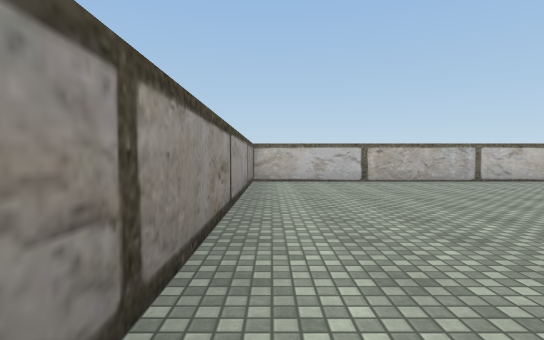
View 1 (above)

21 first-person views from a walk through a scene from a Unity 3-D project. The camera is 1.2 m above the floor, tilts 2° down and sees 80° across. The floor is counted in squares, 2 m on a side. Each view is taken from the middle of a square. On the plan, view 1 faces up. The plan holds only what a view shows up to about 10 squares ahead; the rest is blank. The place goes on beyond the plan. The player is left out. Some surface patterns are stand-ins.

View 2
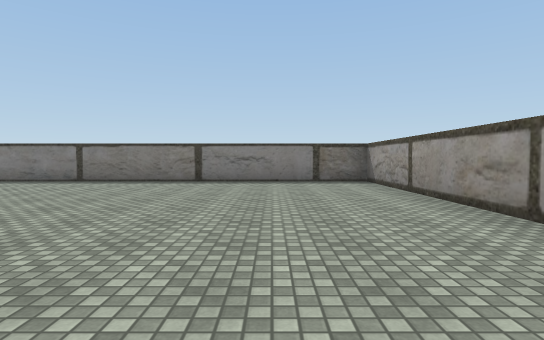

View 3
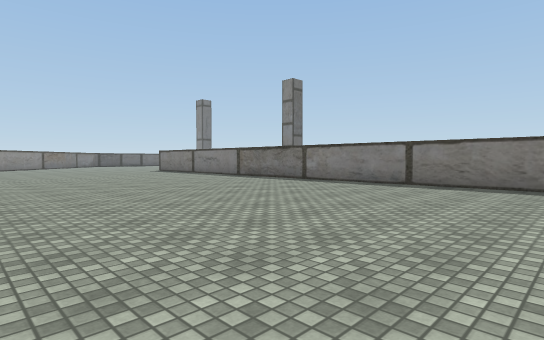

View 4
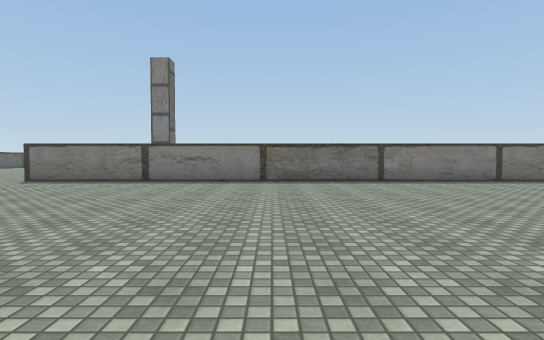

View 5
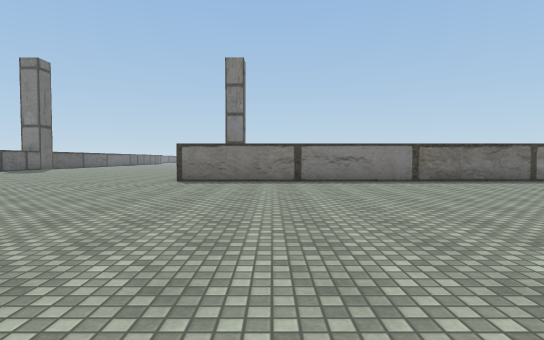

View 6
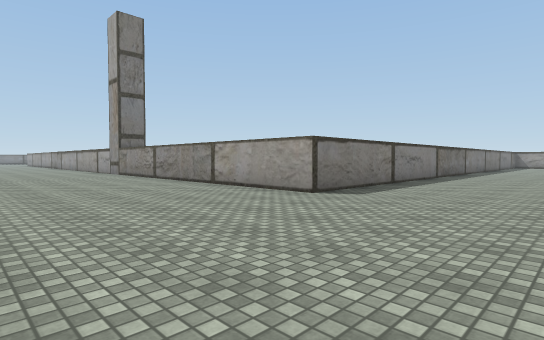

View 7
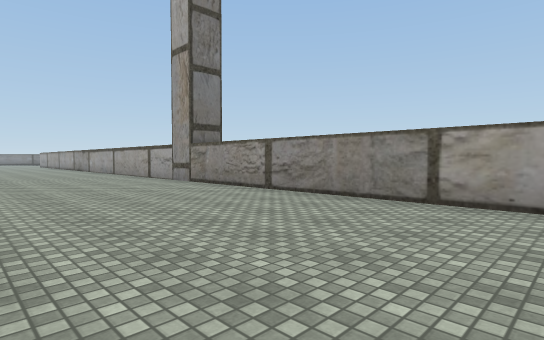

View 8
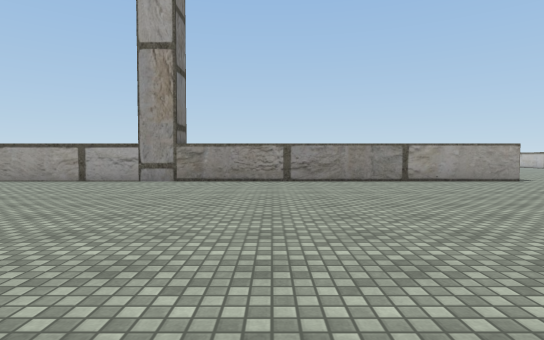

View 9
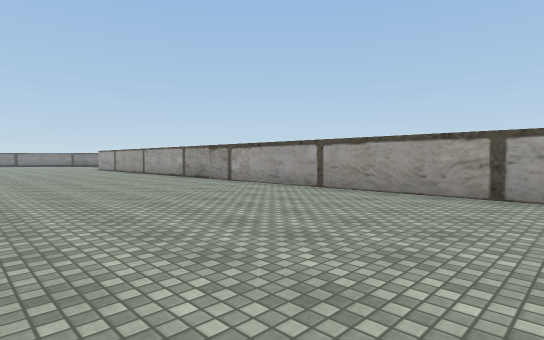

View 10
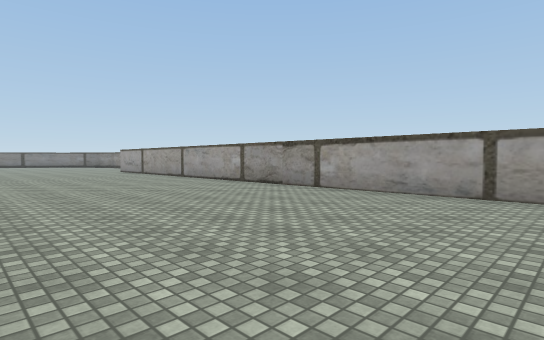

View 11
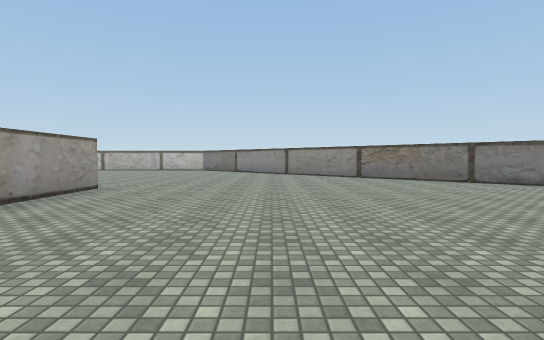

View 12
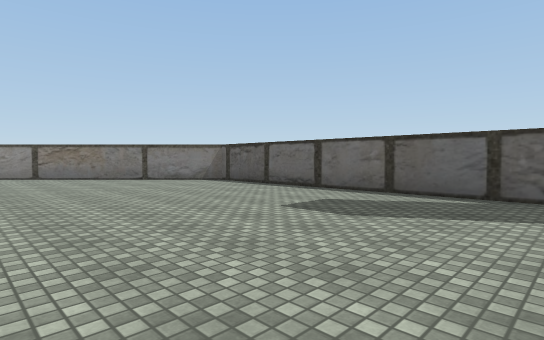

View 13
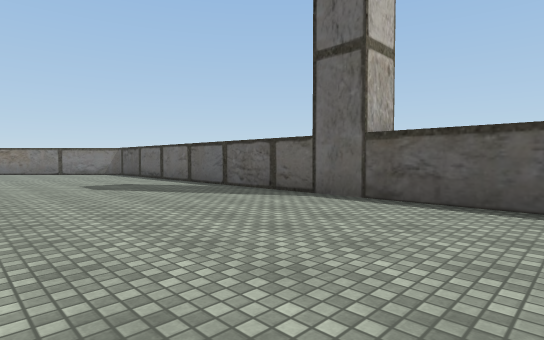

View 14
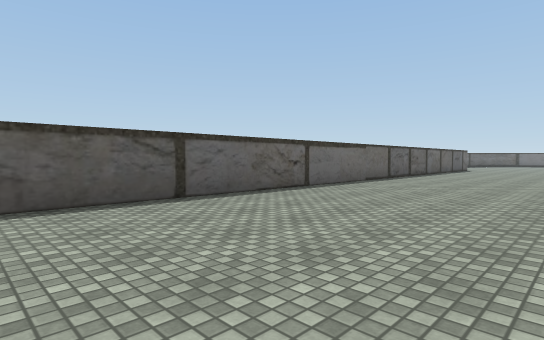

View 15
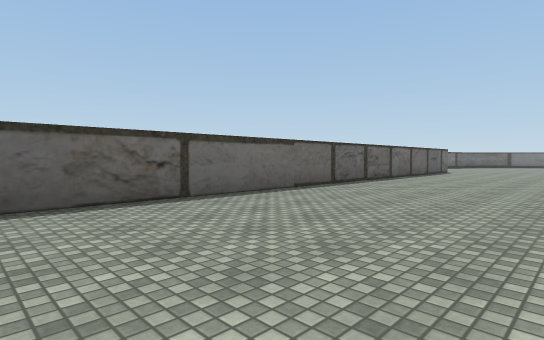

View 16
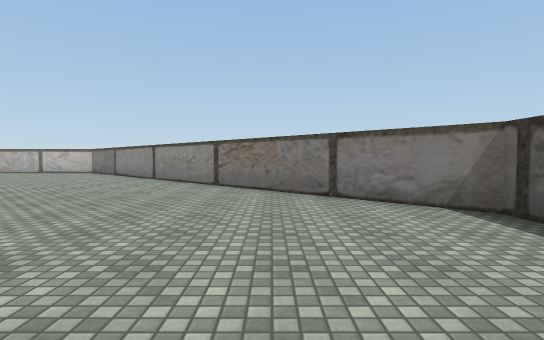

View 17
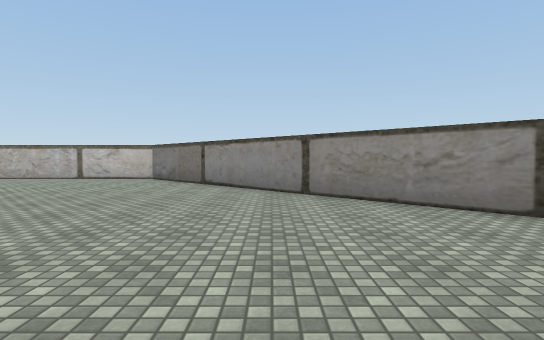

View 18
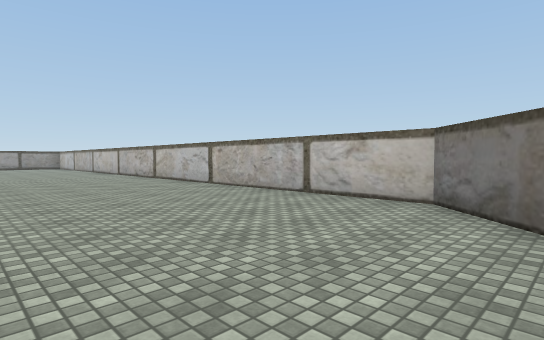

View 19
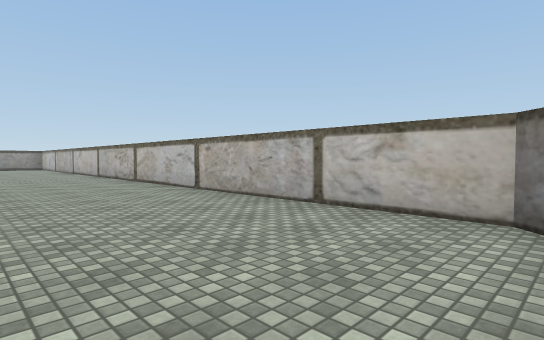

View 20
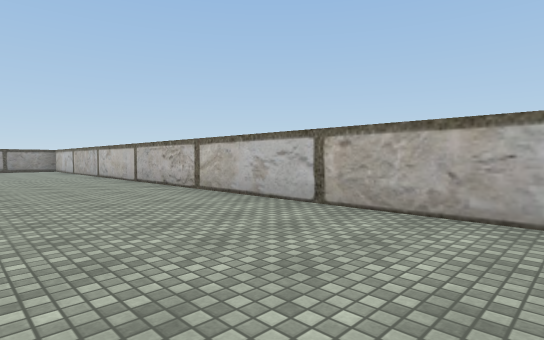

View 21
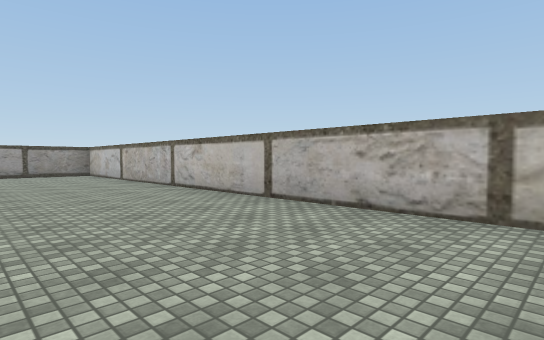

### Floor plan
Points are (right, up) in squares from view 1. A wall is a line through its corners. A room is listed if a view was taken in it or the views show most of it. See-through windows are left out.
Room 1 (views 1, 2, 3, 4, 5, 6, 7, 8, 9, 10, 11, 12, 13, 14, 15, 16, 17, 18, 19, 20, 21)
walls: (-0.5, 8.2) (-0.5, -1.5) (19.5, -1.5) (19.5, -21.5); (29.5, -21.5) (29.5, -1.5) (19.5, 8.5) (-0.5, 8.5)

Where each view was taken, in squares from view 1:
view 1: 0 up, 0 right, facing up
view 2: 7 up, 2 right, facing down
view 3: 6 up, 4 right, facing down-right
view 4: 7 up, 13 right, facing down
view 5: 7 up, 17 right, facing down
view 6: 2 up, 24 right, facing down-left
view 7: 3 down, 24 right, facing down-left
view 8: 8 down, 28 right, facing left
view 9: 12 down, 25 right, facing down-left
view 10: 15 down, 25 right, facing down-left
view 11: 8 down, 23 right, facing up
view 12: 9 down, 24 right, facing up-right
view 13: 14 down, 25 right, facing up-right
view 14: 12 down, 25 right, facing down-right
view 15: 15 down, 25 right, facing down-right
view 16: 5 down, 27 right, facing up
view 17: 1 down, 23 right, facing up
view 18: 4 up, 21 right, facing up-left
view 19: 5 up, 20 right, facing up-left
view 20: 5 up, 17 right, facing up-left
view 21: 5 up, 12 right, facing up-left
